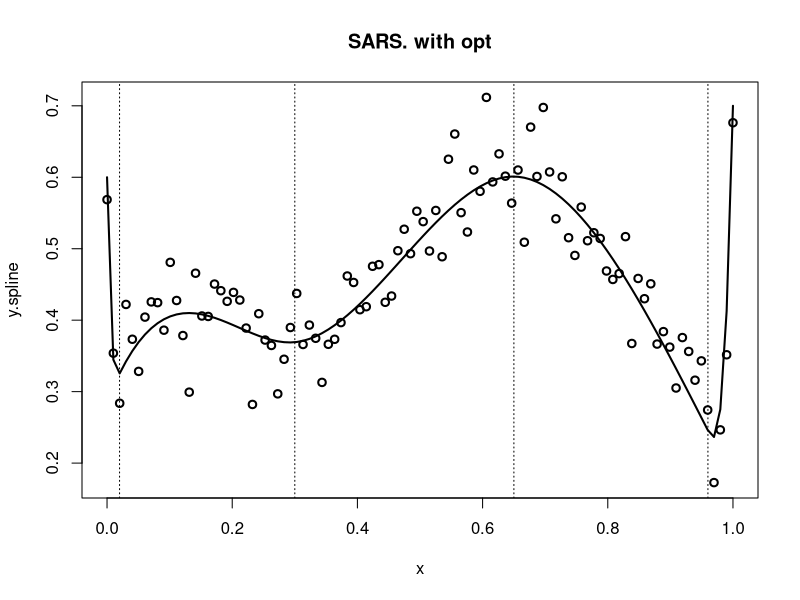
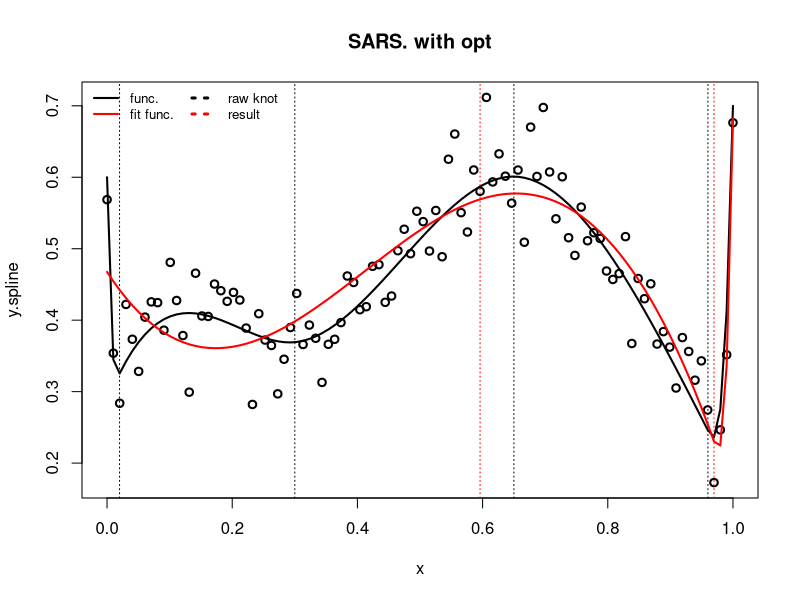

The R source for these figures, in order:
library(splines)
library(data.table)
#SARS.
SARS_org <- function(data){
  basis_X <-function(data, xi, l, order=3){
    X <- NULL
    x1 <- ifelse((data$x-xi)>0,(data$x-xi)^l, 0)
    x2 <- outer(data$x-xi,0:(order-1),"^")
    X <- cbind(x1, x2)
    return(X)
  }
  
  #X <- basis_X(data, 0.3, 0, 2)
  
  coe_gamma <- function(data, data_j){
    alpha_hat <- lm(y.spline~.-1, data_j)$coe[1]
    sigma_hat <- median(abs(data$y.spline[-1]-data$y.spline[-length(data$y.spline)]))/(0.6745*sqrt(2))
    cov_matrix <- summary(lm(y.spline~.-1,data_j))$cov[1]
    var_hat <- cov_matrix*sigma_hat^2
    gamma <- abs(alpha_hat/sqrt(var_hat))
    #return(list(alpha_hat, sigma_hat, var_hat))
    gamma <- ifelse(is.na(gamma), -1, gamma)
    return(gamma)
  }
  #coe_gamma(data, data_j)
  
  rss <- function(init_knot){
    sigma_hat <- median(abs(data$y.spline[-1]-data$y.spline[-length(data$y.spline)]))/(0.6745*sqrt(2))
    f_hat <- lm(y.spline~bs(x, knots=init_knot, degree=3),data)
    R <- sum((data$y.spline-predict(f_hat))^2)/n + 2*(3+order+1)*sigma_hat/n
    return(R)
  }
  
  l <- 1
  
  delta_0 <- (max(data$x)-min(data$x))/5
  delta <- ((max(data$x)-min(data$x))/n)*1.2
  data_selection <- data
  Sp <- NULL
  bic <- NULL
  potential <- NULL
  p <- 0
  while((nrow(data_selection)>5)&(delta<delta_0)){
    delta <- ((max(data$x)-min(data$x))/n)*1.2^p
    
    for(i in 1:nrow(data_selection)){
      J <- subset(data_selection ,(x>=(x[i]-delta))&(x<=(x[i]+delta)))
      
      if(nrow(J)>5){
        X <- basis_X(J, x[i], l, 2)
        data_j <- data.frame(y.spline=J$y.spline, X)
        gamma <- coe_gamma(data, data_j)
        
        if(gamma>5){
          tmp <- data_selection$x[i]
          potential <- c(tmp, potential)
          
          data_selection <- subset(data, (x>=(tmp+delta))|(x<=(tmp-delta)))
        }
      }
    }
  p <- p + 1
  #result <- optim(potential, fn=rss, method = "CG")$par
  }
  return(potential)
}

#fit
fit_SARS_org <- function(data_e0, data){
  plot(data, lwd=2, main="SARS. with opt")
  lines(data_e0, lwd=2)
  abline(v=knot, lty=3)
  
  result <- SARS_org(data)
  abline(v=result , col="red", lty=3)
  
  fit <- lm(y.spline~bs(x, knots=result, degree=3),data)
  lines(x, predict(fit), type="l", col="red" ,lwd=2)
  legend("topleft",ncol=2, col=c("black","red","black","red"), lwd=c(2,2,3,3) ,lty=c(1,1,3,3), legend=c("func.","fit func.","raw knot","result"), cex=0.8, bty="n")
  
  #summary knot
  #list(raw=sort(knot),result=sort(result_s1_op))
  
  #MSE
  mse <- sum((predict(fit)-data$y.spline)^2)/n
  return(mse)
}

#init.
set.seed(1)
n <- 100
order <- 3
x <- seq(0, 1, length.out=n)

#generate data
raw_data <- function(x, knot, order, alpha, e) {
  basis <- bs(x=x, knots=knot, degree=order, Boundary.knots=c(0,1),intercept=TRUE)
  y.spline <- basis%*%alpha + e
  dt <- data.table(x, y.spline=as.vector(y.spline))
  return(dt)
}

knot <- c(0.02, 0.3, 0.65, 0.96)
alpha <- c(0.6, 0.3, 0.5, 0.2, 0.8, 0.4, 0.2, 0.7)
data_e0 <- raw_data(x, knot, order, alpha, e=0)
e <- rnorm(n ,0, 0.05)
data <- raw_data(x, knot, order, alpha, e)

plot(data, lwd=2, main="SARS. with opt")
lines(data_e0, lwd=2)
abline(v=knot, lty=3)

fit_SARS_org(data_e0, data)
